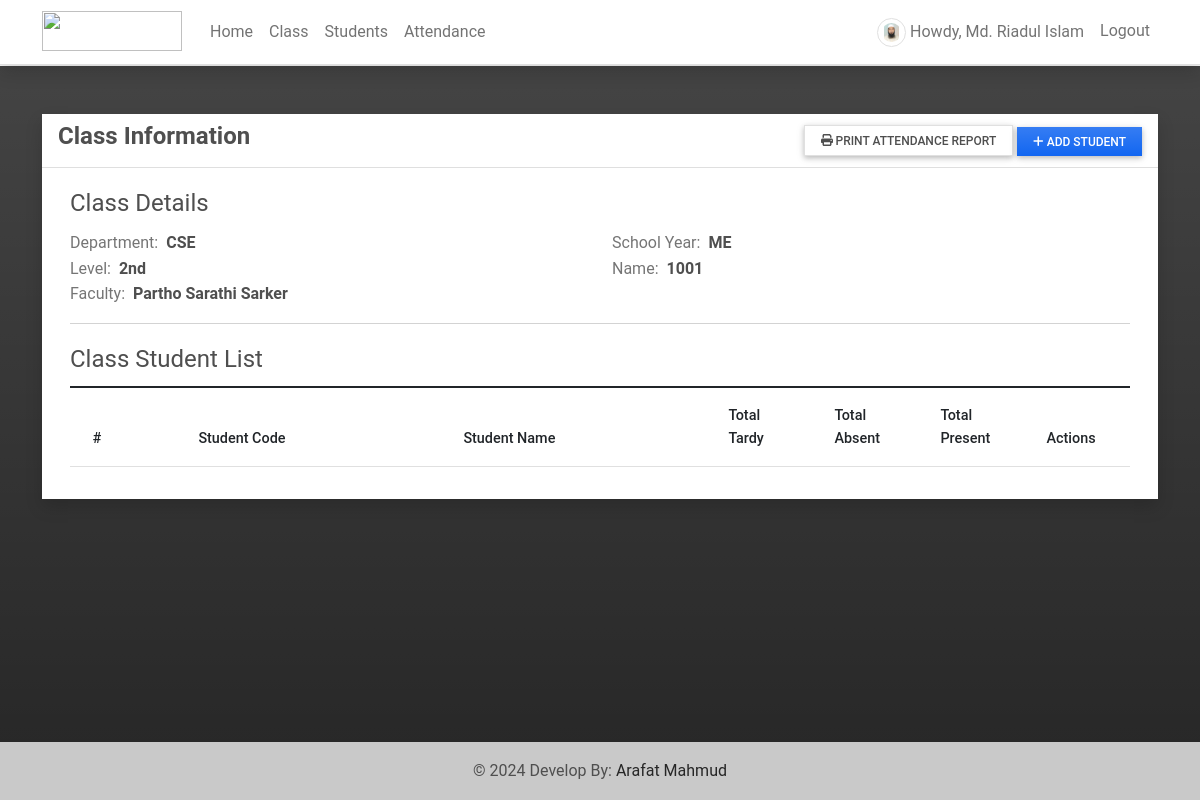
Screenshot of /view_class/7 (signed in) with the database file from the repository.
### attendance/models.py (models this page shows, shortened)
class UserProfile(models.Model):
    user = models.OneToOneField(User, on_delete=models.CASCADE,related_name='profile')
    contact = models.CharField(max_length=250)
    dob = models.DateField(blank=True, null = True)
    address = models.TextField(blank=True, null = True)
    avatar = models.ImageField(blank=True, null = True, upload_to= 'images/')
    user_type = models.IntegerField(default = 2)
    gender = models.CharField(max_length=100, choices=[('Male','Male'),('Female','Female')], blank=True, null= True)
    department = models.ForeignKey(Department, on_delete=models.CASCADE, blank= True, null = True)

class Class(models.Model):
    assigned_faculty = models.ForeignKey(UserProfile, on_delete=models.CASCADE)
    school_year = models.CharField(max_length=250)
    level = models.CharField(max_length=250)
    name = models.CharField(max_length=250)

class Department(models.Model):
    name = models.CharField(max_length=250)
    description = models.TextField(blank=True, null=True)
    status = models.IntegerField(default = 1)
    date_added = models.DateTimeField(default=timezone.now)
    date_updated = models.DateTimeField(auto_now=True)
    def __str__(self):
        return self.name

### attendance/views.py (the view)
# urls.py: path(r'view_class/<int:pk>',views.view_class,name='class-page'),
@login_required
def view_class(request, pk= None):
    if pk is None:
        return redirect('home-page')
    else:
        _class = Class.objects.filter(id=pk).first()
        students = ClassStudent.objects.filter(classIns = _class).all()
        context['class'] = _class
        context['students'] = students
        context['page_title'] = "Class Information"
    return render(request, 'class_details.html',context)

### attendance/templates/class_details.html (shortened to what this page needs)
{% extends 'base.html' %} {% load humanize  %} {% block pageContent %}
<div class="col-lg-12 col-md-12 col-sm-12 col-xs-12">
    <div class="card card-default rounded-0 shadow ">
        <div class="card-header">
            <div class="d-flex w-100 align-items-center justify-content-between">
                <h4 class="card-title fw-bold">Class Information</h4>
                <div class="tools">
                    <button type="button" class="btn btn-defualt border rounded-0 bg-gradient btn-sm" id='print_attendance_report'><i class="fa fa-print"></i> Print Attendance Report</button>
                    <button type="button" class="btn btn-primary rounded-0 bg-gradient btn-sm" id='add_new'><i class="fa fa-plus"></i> Add Student</button>
                </div>
            </div>
        </div>
        <div class="card-body">
            <div class="container-fluid">
                <fieldset id="class-details">
                    <legend>Class Details</legend>
                    <div class="row">
                        <div class="col-md-6">
                            <div class="d-flex w-100">
                                <div class="col-auto pe-2 text-muted">Department:</div>
                                <div class="col-auto flex-shrink-1 flex-grow-1">
                                    <p class="m-0 fw-bold">{{ class.assigned_faculty.department }}</p>
                                </div>
                            </div>
                        </div>
                        <div class="col-md-6">
                            <div class="d-flex w-100">
                                <div class="col-auto pe-2 text-muted">School Year:</div>
                                <div class="col-auto flex-shrink-1 flex-grow-1">
                                    <p class="m-0 fw-bold">{{ class.school_year }}</p>
                                </div>
                            </div>
                        </div>
                        <div class="col-md-6">
                            <div class="d-flex w-100">
                                <div class="col-auto pe-2 text-muted">Level:</div>
                                <div class="col-auto flex-shrink-1 flex-grow-1">
                                    <p class="m-0 fw-bold">{{ class.level }}</p>
                                </div>
                            </div>
                        </div>
                        <div class="col-md-6">
                            <div class="d-flex w-100">
                                <div class="col-auto pe-2 text-muted">Name:</div>
                                <div class="col-auto flex-shrink-1 flex-grow-1">
                                    <p class="m-0 fw-bold">{{ class.name }}</p>
                                </div>
                            </div>
                        </div>
                        <div class="col-md-6">
                            <div class="d-flex w-100">
                                <div class="col-auto pe-2 text-muted">Faculty:</div>
                                <div class="col-auto flex-shrink-1 flex-grow-1">
                                    <p class="m-0 fw-bold">{{ class.assigned_faculty.user.first_name }} {{ class.assigned_faculty.user.last_name }}</p>
                                </div>
                            </div>
                        </div>
                    </div>
                </fieldset>
                <hr>
                <fieldset>
                    <legend>Class Student List</legend>
                    <table class="table tables-bordered" id="student-list">
                        <colgroup>
                            <col width="10%">
                            <col width="25%">
                            <col width="25%">
                            <col width="10%">
                            <col width="10%">
                            <col width="10%">
                            <col width="10%">
                        </colgroup>
                        <thead>
                            <tr>
                                <th class="text-ceter">#</th>
                                <th class="text-ceter">Student Code</th>
                                <th class="text-ceter">Student Name</th>
                                <th class="text-ceter">Total Tardy</th>
                                <th class="text-ceter">Total Absent</th>
                                <th class="text-ceter">Total Present</th>
                                <th class="text-ceter">Actions</th>
                            </tr>
                        </thead>
                    </table>
                </fieldset>
            </div>
        </div>
    </div>
</div>
{% endblock pageContent %}

### attendance/templates/topNavigation.html (shortened to what this page needs)
{% load static %}
<header>
    <nav class="navbar navbar-expand-lg navbar-light bg-white fixed-top shadow border-bottom">
        <div class="container">
            <a class="navbar-brand" target="_blank" href="{% url 'home-page' %}">
                <img src="{{ MEDIA_URL }}/default/ams-logo.png" height="16" alt="" loading="lazy" style="margin-top: -3px;" />
            </a>
            <div class="collapse navbar-collapse" id="navbarExample01">
                {% if user.id %}
                <ul class="navbar-nav me-auto mb-2 mb-lg-0" id="topNav">
                    <li class="nav-item">
                        <a class="nav-link" aria-current="page" href="{% url 'home-page' %}">Home</a>
                    </li>
                    <li class="nav-item">
                        <a class="nav-link" aria-current="page" href="{% url 'class-page' %}">Class</a>
                    </li>
                    <li class="nav-item">
                        <a class="nav-link" aria-current="page" href="{% url 'student-page' %}">Students</a>
                    </li>
                    <li class="nav-item">
                        <a class="nav-link" aria-current="page" href="{% url 'attendance-class' %}">Attendance</a>
                    </li>
                </ul>
                <ul class="navbar-nav d-flex flex-row">
                    {% if user.id %} {% if user.profile.user_type == 1 %} {% endif %}
                    <li class="nav-item me-3 me-lg-0">
                        <a class="nav-link" href="{% url 'profile' %}">
                            <span class="me-1"><img src="{% if user.profile.avatar %}{{ user.profile.avatar.url }}{% else %}{{ MEDIA_URL }}/default/default-avatar.png{% endif %}" alt="User Avatar" data-url="{% if user.profile.avatar %}{{ user.profile.avatar.url }}{% else %}{{ MEDIA_URL }}/default/default-avatar.png{% endif %}" id="user-avatar" class="img-thumbnail rounded-circle"></span>Howdy,
                            {{ user.first_name }} {{user.last_name}}
                        </a>
                    </li>
                    <li class="nav-item me-3 me-lg-0">
                        <a class="nav-link" href="{% url 'logout' %}">Logout</a>
                    </li>
                    {% else %}
                    <li class="nav-item me-3 me-lg-0">
                        <a class="nav-link" href="{% url 'login' %}">Login</a>
                    </li>
                    {% endif %}
                </ul>
                {% endif %}
            </div>
        </div>
    </nav>
</header>

### static/assets/default/css/style.css (style rules this page uses)
html, body { height: 100%; width: 100%; max-height: 100%; overflow: auto; display: flex; flex-direction: column; }
body>header { flex-shrink: auto; }
#user-avatar { width: 1.8rem; height: 1.8rem; object-fit: scale-down; object-position: center center; }
.navbar-brand>img { width: 7em; height: 2em; }

### rows the page displays
Class: assigned_faculty.department "CSE", school_year "ME", level "2nd", name "1001", assigned_faculty.user.first_name "Partho Sarathi", assigned_faculty.user.last_name "Sarker"

### other values shown
{{ user.first_name }} "Md. Riadul"
{{ user.last_name }} "Islam"
